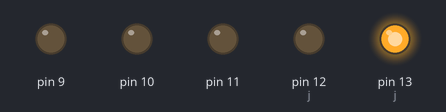
Recording of a sketch running on a simulated Arduino Uno, built with avr-gcc and run on an emulated ATmega328P. Parts: output pins drawn as LEDs (lit = HIGH).

Above: at 0.2 s.
At 1.2 s:
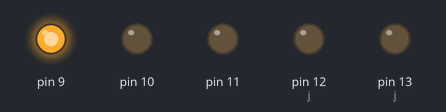
At 1.7 s:
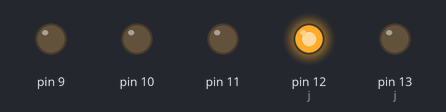
At 3.2 s:
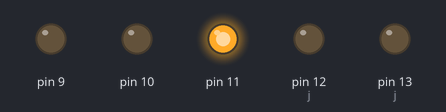
At 4.7 s:
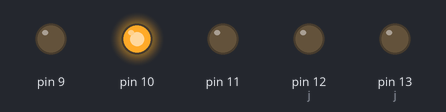
Timing chart, 0 to 5.8 s (numbered marks = the images above):
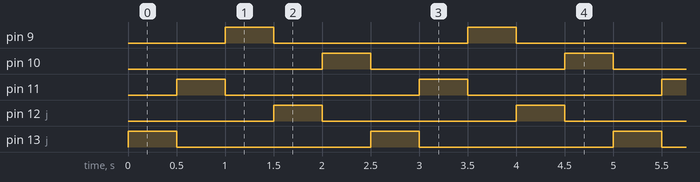

Measured:
- by itself, pin 9–11, pin 12 (j), pin 13 (j): alternates HIGH for 0.50 s and LOW for 2.0 s
- by itself, everything shown: repeats every 2.5 s, in 7 steps

The sketch:

every-second.ino
```cpp
int dt = 500;
int j = 13;
void setup() {
  // put your setup code here, to run once:
  for (int i=9; i <= 13; i++)
    pinMode(i, OUTPUT);
}

void loop() {
  // put your main code here, to run repeatedly:
  for (j; j >= 9; j = j-2){
    digitalWrite(j, HIGH);
    delay(dt);
    digitalWrite(j, LOW);
  }
  if (j==7){
    j = 12;

  }
  else{
    j = 13;
  }
}
```
